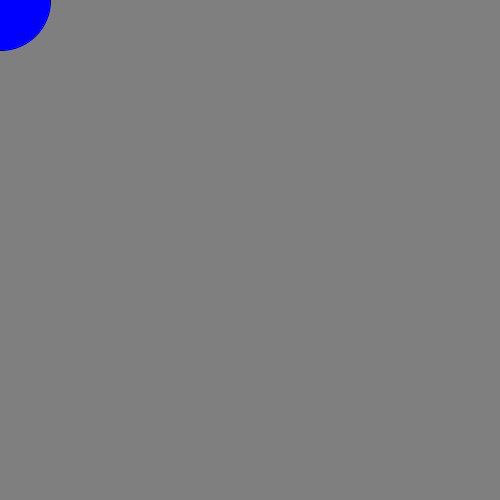
Frame 1 (no input)
Frame 60 (the mouse pressed at the canvas centre just before this capture): identical to frame 1, image omitted
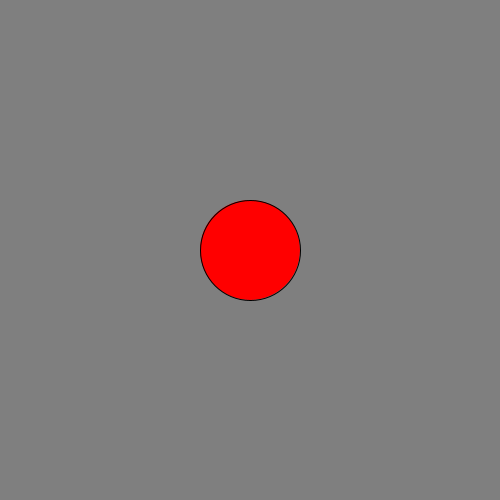
Frame 120 (the mouse held since frame 60 and released just before this capture)

The Processing sketch that drew these frames (run headless with seeded random() and noise(); from frame 60 on, the mouse is pressed at the canvas centre):

// Processing sketch: A1CompC
// ── A1CompC.pde
void setup(){
  size(500,500);
}

void draw(){
  background(127);
  stroke(0);
  strokeWeight(1);
  
  if (mousePressed){
    fill(255,0,0);
    circle(mouseX, mouseY, 100);
  }
  else{
    fill(0,0,255);
    circle(mouseX, mouseY, 100);
  }
  
}
